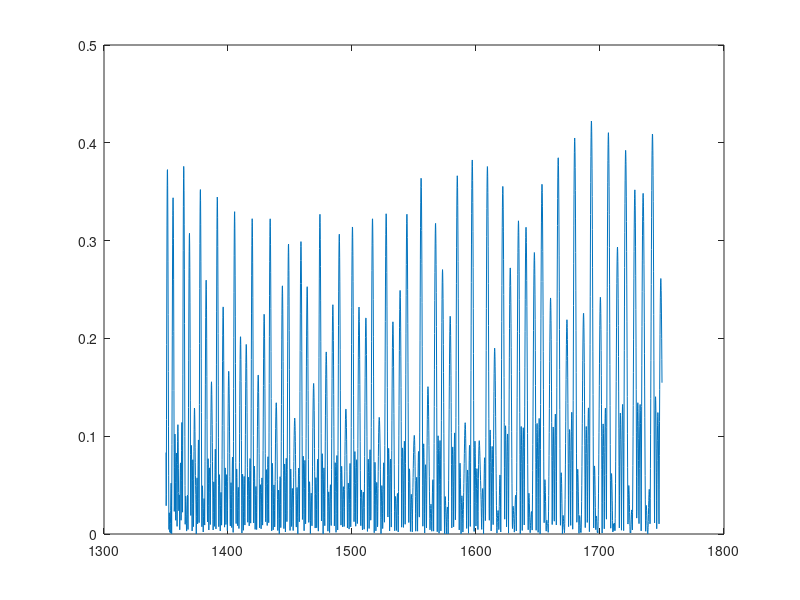

Here is the MATLAB script that generated this plot:
clear all
close all
clc

lamda0=1550; % nanometri
n1=3.2255;
n2=3.2609;
r=abs((n1-n2)/(n1+n2));
t=2*sqrt(n1*n2)/(n1+n2);

delta=200;
N=3000;
m=4;
lmbda=linspace(lamda0-delta,lamda0+delta,N);

L1=lamda0./(4.*n1);
L2=lamda0./(4.*n2);
samplovi=200;
duzina=65000;
dn=(duzina-samplovi.*(L1+L2)./2)./((samplovi./2-1)*samplovi./2);
ma=round(2./lamda0.*((L1.*n1+L2.*n2).*samplovi./2+dn.*(samplovi./2.*(samplovi./2-1).*(n1+n2))./2));
%dn=(duzina-N1.*(L1+L2)./2)./((N1./2-1)*N1./2);
dn=(ma.*lamda0./2 - (L1.*n1+L2.*n2).*samplovi./2)./((samplovi./2.*(samplovi./2-1).*(n1+n2))./2);
Lovi=L1;
Lovi(2)=L2;

for i=3:2:samplovi
  Lovi(i)=Lovi(i-2)+dn;
  Lovi(i+1)=Lovi(i-1)+dn;
end

sum(Lovi)
%Lovi=linspace(2000,3000,100);
%Lovi=[L1 L2];
beta1=2.*pi.*n1./lmbda;
beta2=2.*pi.*n2./lmbda;

%L1=5000;
%N1=20;
%dd=500;
%dn=(L1.*(n1+n2).*N1-dd.*lamda0./2)./(n1.*(N1-1).*(N1-1)+n2.*N1.^2);
%Lovi=linspace(L1,L1-(2.*N1-1).*dn,2.*N1)




for i=1:2:length(Lovi)
  phiplus=beta1.*Lovi(i)+beta2.*Lovi(i+1);
  phiminus=beta1.*Lovi(i)-beta2.*Lovi(i+1);
  matrix=zeros(2,2,N);
  matrix(1,1,:)=(exp(j.*phiplus)-r^2.*exp(-j.*phiminus))./t.^2;
  matrix(1,2,:)=r.*(exp(j.*phiplus)-exp(-j.*phiminus))./t.^2;
  matrix(2,1,:)=r.*(exp(-j.*phiplus)-exp(j.*phiminus))./t.^2;
  matrix(2,2,:)=(exp(-j.*phiplus)-r^2.*exp(j.*phiminus))./t.^2;
  
  if(i==1)
    out=matrix;
  else
  
    for k=1:length(lmbda)
      out(:,:,k)=out(:,:,k)*matrix(:,:,k);
    end
  
  end
end

matrix=out;

for i=1:N
matrix(:,:,i)=matrix(:,:,i)^m;
end

reflection=abs(matrix(2,1,:)./matrix(1,1,:));
reflection=reshape(reflection,1,[]);
plot(lmbda,reflection)